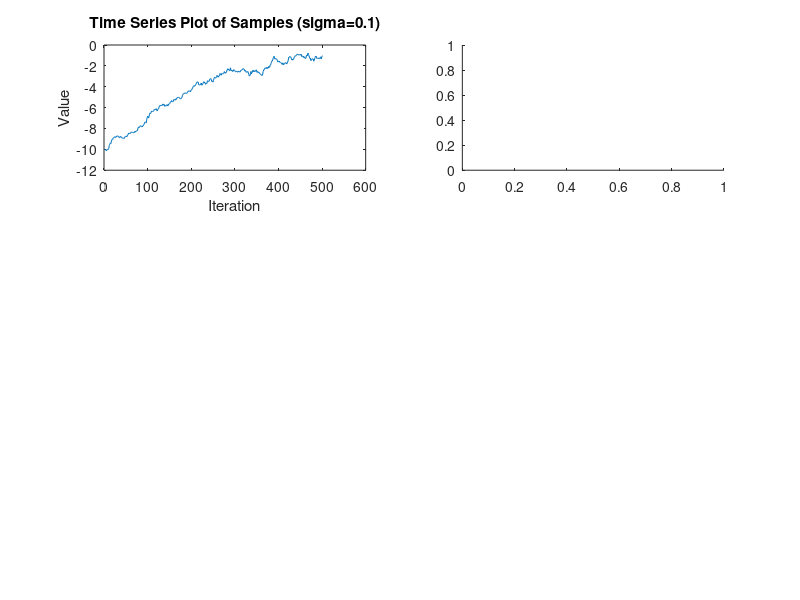

The MATLAB source for this figure: (Note: this script raises an error after producing the figure.)
function metropolis_algorithm()
    % Set random seed
    rng(2018); % Set seed for reproducibility

    % Parameters to test
    sigmas = [0.1, 0.5, 10];
    k = 500;  % Number of iterations
    samples = cell(1, length(sigmas));  % To store samples
    acceptance_rates = zeros(1, length(sigmas));  % To store acceptance rates
    
    % Loop over each sigma value
    for s = 1:length(sigmas)
        sigma = sigmas(s);
        [x, acc_rate] = metropolis_algorithm_single(sigma, k);
        samples{s} = x;  % Store the samples
        acceptance_rates(s) = acc_rate;  % Store the acceptance rate
    end

    % Plotting sequences
    figure('Position', [100, 100, 800, 600]);

    % Plot each sequence and ACF
    for i = 1:length(sigmas)
        sigma = sigmas(i);
        
        % Time Series Plot of Samples
        subplot(3, 2, (i - 1) * 2 + 1);
        plot(samples{i});
        title(['Time Series Plot of Samples (sigma=' num2str(sigma) ')']);
        xlabel('Iteration');
        ylabel('Value');
        
        % ACF Plot (Name-Value Syntax for autocorr)
        subplot(3, 2, i * 2);
        autocorr(samples{i}, 'NumLags', 30);  % Use name-value syntax
        title(['ACF Plot (sigma=' num2str(sigma) ')']);
    end

    % Show the acceptance rates
    disp('Acceptance Rates:');
    disp(acceptance_rates);
end

function [x, acc_rate] = metropolis_algorithm_single(sigma, k)
    % Set initial parameters
    x_old = -10;
    acc = 0;
    x = zeros(1, k + 1);  % Store the samples
    x(1) = x_old;

    % Metropolis Algorithm loop
    for i = 2:k + 1
        % Proposal distribution
        y = x_old + sigma * randn(1);  % Using randn to generate normal noise
        
        % Compute acceptance probability
        alpha = exp(-(y^2 - x_old^2) / 2);
        
        % Accept or reject
        u = rand();  % Uniform random number between 0 and 1
        if u < alpha
            x_new = y;
            acc = acc + 1;
        else
            x_new = x_old;
        end
        
        % Store the new sample
        x(i) = x_new;
        x_old = x_new;
    end
    
    % Calculate the acceptance rate
    acc_rate = acc / k;
end
